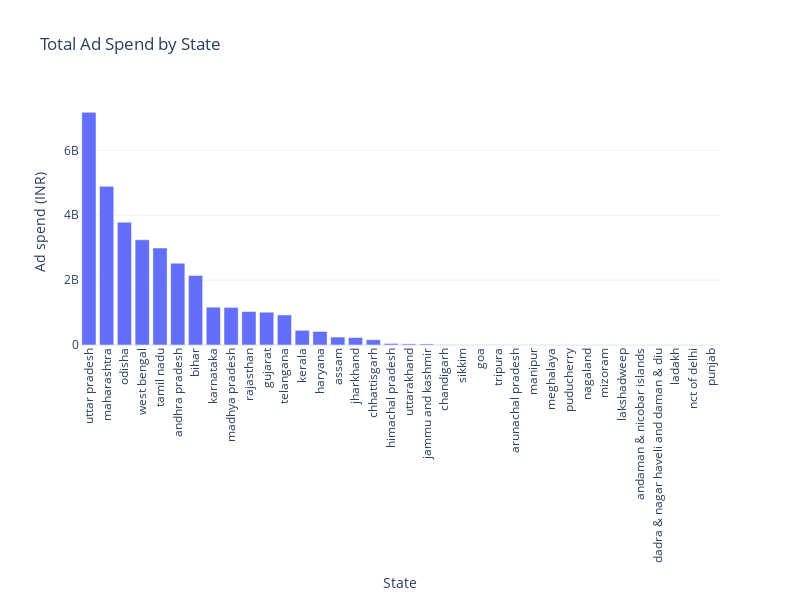

The code cell stored with this chart in its notebook:
### Markdown cell above
Lets have a look at total money spend in ads by state.

### Code cell
state_ad_spend = merged_data.groupby('State')['Amount spent (INR)'].sum().reset_index()

fig = px.bar(state_ad_spend, x = 'State', y = 'Amount spent (INR)',
             labels = {'State' : 'State', 'Amount spent (INR)' : 'Ad spend (INR)'},
             title = 'Total Ad Spend by State')

fig.update_layout(xaxis = {'categoryorder' : 'total descending'},
                  xaxis_tickangle = -90,
                  width = 800,
                  height = 600)

fig.show()

### Figure 1 — Plotly figure (JSON) as saved in the notebook; plotly's stock layout.template omitted (floating-point values rounded to 4 significant figures)
{"data": [{"alignmentgroup": "True", "hovertemplate": "State=%{x}<br>Ad spend (INR)=%{y}<extra></extra>", "legendgroup": "", "marker": {"color": "#636efa", "pattern": {"shape": ""}}, "name": "", "offsetgroup": "", "orientation": "v", "showlegend": false, "textposition": "auto", "type": "bar", "x": ["andaman & nicobar islands", "andhra pradesh", "arunachal pradesh", "assam", "bihar", "chandigarh", "chhattisgarh", "dadra & nagar haveli and\ndaman & diu", "goa", "gujarat", "haryana", "himachal pradesh", "jammu and kashmir", "jharkhand", "karnataka", "kerala", "ladakh", "lakshadweep", "madhya pradesh", "maharashtra", "manipur", "meghalaya", "mizoram", "nagaland", "nct of delhi", "odisha", "puducherry", "punjab", "rajasthan", "sikkim", "tamil nadu", "telangana", "tripura", "uttar pradesh", "uttarakhand", "west bengal"], "xaxis": "x", "y": [0, 2520493300, 2771308, 244693274, 2144769680, 6507258, 162836146, 0, 4328418, 1010634975, 416834110, 48046464, 32875305, 229321946, 1166463116, 453624020, 0, 19847, 1159795608, 4892020368, 2667186, 1768440, 481052, 599170, 0, 3785297817, 1535672, 0, 1031708075, 4379297, 2988281712, 926434822, 3714918, 7173450480, 35704485, 3244289832], "yaxis": "y"}], "layout": {"barmode": "relative", "height": 600, "legend": {"tracegroupgap": 0}, "title": {"text": "Total Ad Spend by State"}, "width": 800, "xaxis": {"anchor": "y", "autorange": true, "categoryorder": "total descending", "domain": [0, 1], "range": [-0.5, 35.5], "tickangle": -90, "title": {"text": "State"}, "type": "category"}, "yaxis": {"anchor": "x", "autorange": true, "domain": [0, 1], "range": [0, 7551000000.0], "title": {"text": "Ad spend (INR)"}, "type": "linear"}}}
